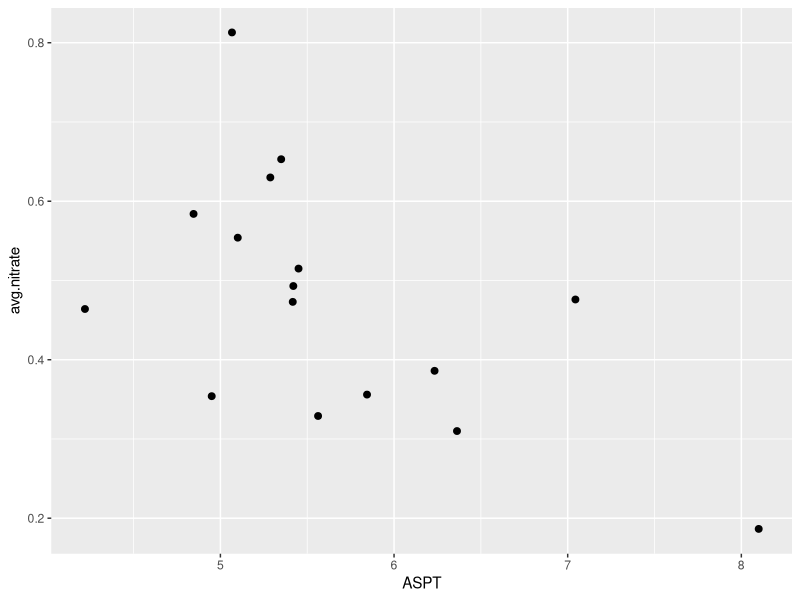
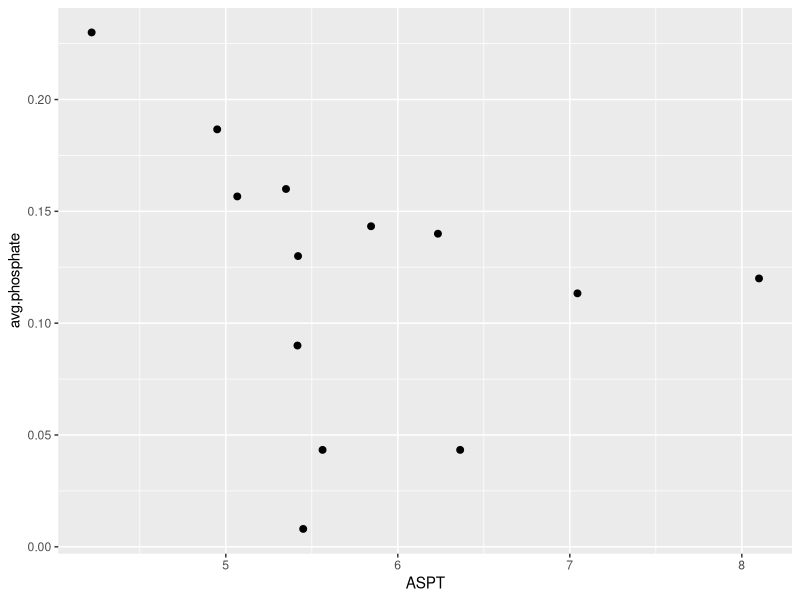
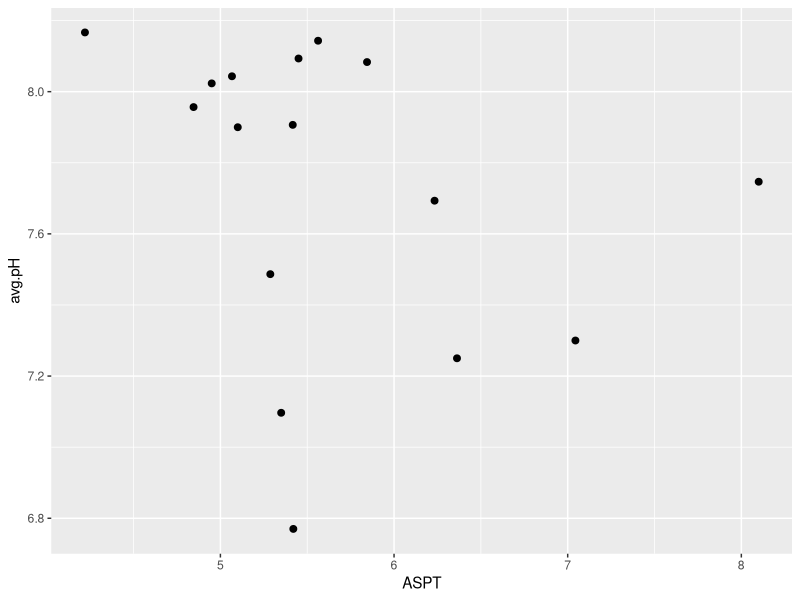
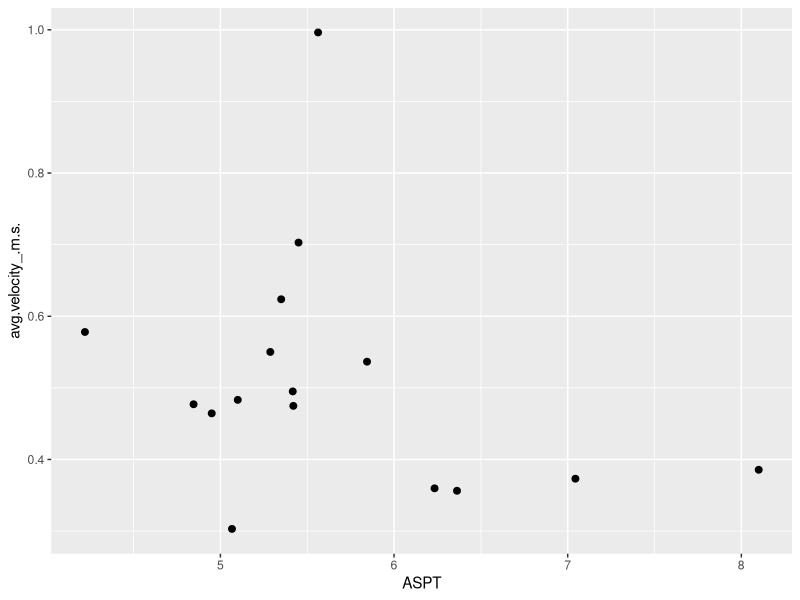
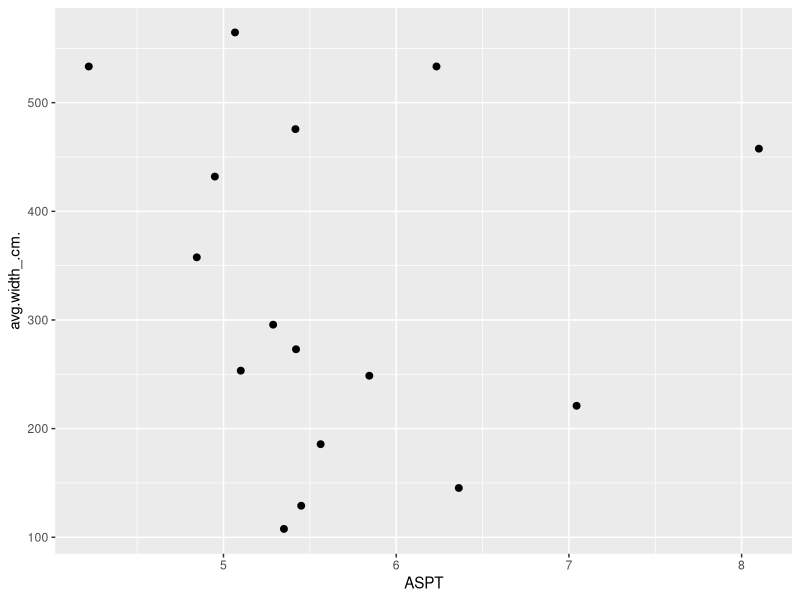
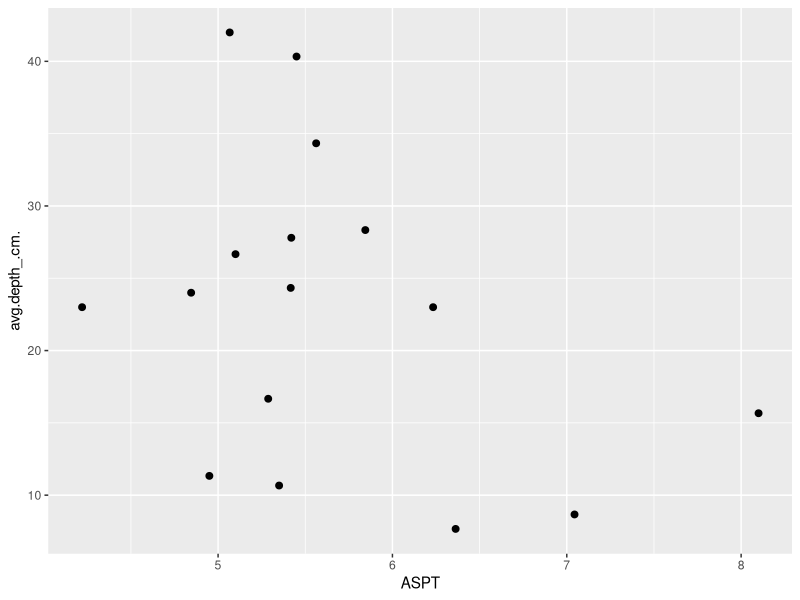
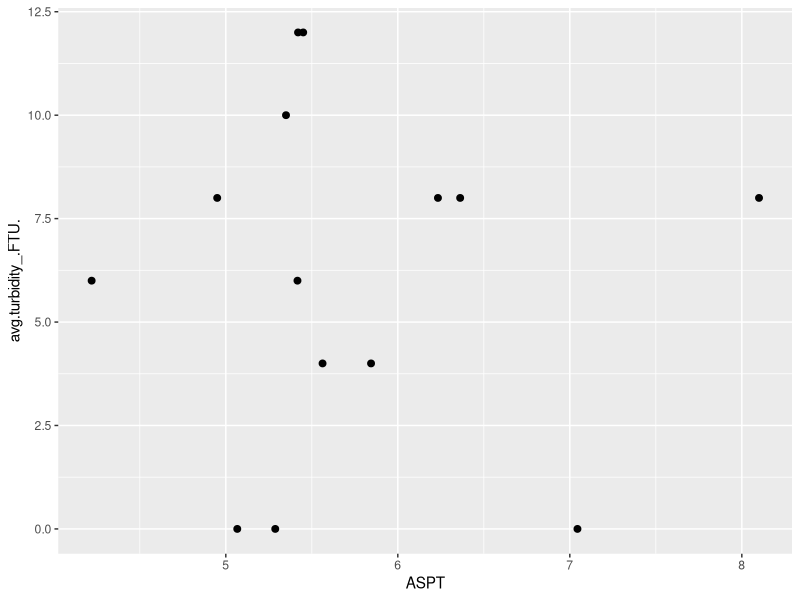
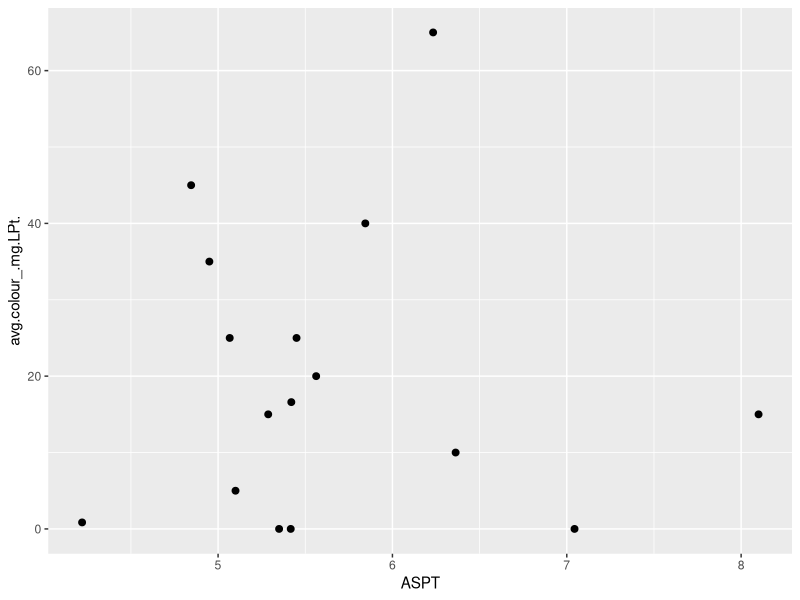

Reproduce these figures in R, in order. (Note: this script raises an error after producing the figures.)
# EES Field Course - Group 1 - Freshwater Invertebrates and Water Quality
# Emma Gemal, s1758915@sms.ed.ac.uk
# Last edited: 13/9/2020

## Library ----
library(tidyverse)


# load data
all_data <- read.csv("Data/alldata_missingvalues.csv")

## Data manipulation ----
str(all_data)
all_data <- all_data %>% 
  slice(-c(17:27))

imp_data <- all_data %>% 
  subset(select = -c(date, 
                     time_sampled, 
                     site_description, 
                     weather_conditions)) %>% 
  subset(select = -c(96:124))

str(imp_data)

## Relationship exploration ----
# nitrate
no_aspt <- ggplot(imp_data, aes(x = ASPT, y = avg.nitrate)) +
                  geom_point(size = 2)
no_aspt   # lower NO3- in higher water qualities 

# phosphate
po_aspt <- ggplot(imp_data, aes(x = ASPT, y = avg.phosphate)) +
  geom_point(size = 2)
po_aspt   # high PO43- at low water qualities, spread at higher water qualities 

# pH
pH_aspt <- ggplot(imp_data, aes(x = ASPT, y = avg.pH)) +
  geom_point(size = 2)
pH_aspt   # more alkaline at lower water qualities, but not very correlated at all 

# velocity
vel_aspt <- ggplot(imp_data, aes(x = ASPT, y = avg.velocity_.m.s.)) +
                   geom_point(size = 2)
vel_aspt   # spread of velocities at lower water qualities, a bit of a decline in velocity with quality

# width
width_aspt <- ggplot(imp_data, aes(x = ASPT, y = avg.width_.cm.)) +
                     geom_point(size = 2)
width_aspt   # a spread 

# depth
depth_aspt <- ggplot(imp_data, aes(x = ASPT, y = avg.depth_.cm.)) +
                     geom_point(size = 2)
depth_aspt   # a spread across low water qualities, lower depth at higher water qualities 

# turbidity 
turb_aspt <- ggplot(imp_data, aes(x = ASPT, y = avg.turbidity_.FTU.)) +
                     geom_point(size = 2)
turb_aspt   # a spread, no real relationship 

# color
colour_aspt <- ggplot(imp_data, aes(x = ASPT, y = avg.colour_.mg.LPt.)) +
                     geom_point(size = 2)
colour_aspt   # a spread, no real relationship 

# conductivity 
cond_aspt <- ggplot(imp_data, aes(x = ASPT, y = avg.conductivity_.uS.cm.)) +
                    geom_point(size = 2)
cond_aspt   # a cluster across water qualities 


## Model exploration ----
wq_model1 <- lm(ASPT ~ avg.nitrate, data = imp_data)  
summary(wq_model1)
    # intercept = 7.2712
    # slope = -3.4430
    # p-value = 0.02085

wq_model2 <- lm(ASPT ~ avg.phosphate, data = imp_data)  
summary(wq_model2)
    # p-value = 0.251 (don't use phosphate as the main parameter)

wq_model3 <- lm(ASPT ~ avg.pH, data = imp_data)  
summary(wq_model3)
    # p-value = 0.2564 (don't use pH as the main parameter)

wq_model4 <- lm(ASPT ~ avg.velocity_.m.s., data = imp_data)  
summary(wq_model4)
    # p-values = 0.255 (don't use velocity as the main parameter)

wq_model5 <- lm(ASPT ~ avg.conductivity_.uS.cm., data = imp_data)  
summary(wq_model5)
    # p-value = 0.04749 

wq_model6 <- lm(ASPT ~ avg.depth_.cm., data = imp_data)  
summary(wq_model6)
    # p-value = 0.1688 (don't use depth as the main parameter)


# deduction model (start with everything)
wq_dm1 <- lm(ASPT ~ avg.nitrate 
                + avg.phosphate
                + avg.conductivity_.uS.cm.
                + avg.pH
                + avg.velocity_.m.s.
                + avg.depth_.cm.
                + avg.colour_.mg.LPt.
                + avg.turbidity_.FTU.
                + avg.sediment_.cm.
                + BOD_DO., data = imp_data)  
summary(wq_model7)
    # p-value = 0.2086

wq_dm2 <- lm(ASPT ~ avg.conductivity_.uS.cm. 
                + avg.phosphate
                + avg.nitrate
                + avg.pH
                + avg.velocity_.m.s.
                + avg.depth_.cm.
                + avg.colour_.mg.LPt.
                + avg.turbidity_.FTU.
                + avg.sediment_.cm.
                + BOD_DO., data = imp_data)  
summary(wq_dm2)
    # p-value = 0.507 (don't use conductivity as the main parameter)

wq_dm3 <- lm(ASPT ~ avg.nitrate 
             + avg.phosphate
             + avg.conductivity_.uS.cm.
             + avg.pH
             + avg.velocity_.m.s.
             + avg.depth_.cm.
             + avg.colour_.mg.LPt.
             + avg.turbidity_.FTU.
             + BOD_DO., data = imp_data)  
summary(wq_dm3)
    # p-value = 0.303 (removing sediment size made it worse)

wq_dm4 <- lm(ASPT ~ avg.nitrate 
             + avg.phosphate
             + avg.conductivity_.uS.cm.
             + avg.pH
             + avg.velocity_.m.s.
             + avg.depth_.cm.
             + avg.colour_.mg.LPt.
             + avg.sediment_.cm.
             + BOD_DO., data = imp_data)  
summary(wq_dm4)
    # p-value = 0.5105 (removing turbidity made it way worse, so it's needed)

wq_dm5 <- lm(ASPT ~ avg.nitrate 
             + avg.phosphate
             + avg.conductivity_.uS.cm.
             + avg.pH
             + avg.velocity_.m.s.
             + avg.depth_.cm.
             + avg.turbidity_.FTU.
             + avg.sediment_.cm.
             + BOD_DO., data = imp_data)  
summary(wq_dm5)
    # p-value = 0.2932 (removing color doesn't have a massive impact)

wq_dm6 <- lm(ASPT ~ avg.nitrate 
             + avg.phosphate
             + avg.conductivity_.uS.cm.
             + avg.pH
             + avg.velocity_.m.s.
             + avg.depth_.cm.
             + avg.colour_.mg.LPt.
             + avg.turbidity_.FTU.
             + avg.sediment_.cm., data = imp_data)  
summary(wq_dm6)
    # p-value = 0.2943 (removing BOD doesn't have a massive impact)

wq_dm7 <- lm(ASPT ~ avg.nitrate 
             + avg.phosphate
             + avg.conductivity_.uS.cm.
             + avg.pH
             + avg.velocity_.m.s.
             + avg.colour_.mg.LPt.
             + avg.turbidity_.FTU.
             + avg.sediment_.cm.
             + BOD_DO., data = imp_data)  
summary(wq_dm7)
    # p-value = 0.2893 (removing depth doesn't have a massive impact)

wq_dm8 <- lm(ASPT ~ avg.nitrate 
             + avg.phosphate
             + avg.conductivity_.uS.cm.
             + avg.pH
             + avg.depth_.cm.
             + avg.colour_.mg.LPt.
             + avg.turbidity_.FTU.
             + avg.sediment_.cm.
             + BOD_DO., data = imp_data)  
summary(wq_dm8)
    # p-value = 0.2833 (removing velocity has the least effect so far)

wq_dm9 <- lm(ASPT ~ avg.nitrate 
             + avg.phosphate
             + avg.conductivity_.uS.cm.
             + avg.velocity_.m.s.
             + avg.depth_.cm.
             + avg.colour_.mg.LPt.
             + avg.turbidity_.FTU.
             + avg.sediment_.cm.
             + BOD_DO., data = imp_data) 
summary(wq_dm9)
    # p-value = 0.6141 (removing pH has a large effect, needs to be kept)

wq_dm10 <- lm(ASPT ~ avg.nitrate 
             + avg.conductivity_.uS.cm.
             + avg.pH
             + avg.velocity_.m.s.
             + avg.depth_.cm.
             + avg.colour_.mg.LPt.
             + avg.turbidity_.FTU.
             + avg.sediment_.cm.
             + BOD_DO., data = imp_data) 
summary(wq_dm10)
    # p-value = 0.4015 (removing phosphate has a large effect, should be kept)

wq_elim_m1 <- lm(ASPT ~ avg.nitrate 
             + avg.phosphate
             + avg.conductivity_.uS.cm.
             + avg.pH
             + avg.colour_.mg.LPt.
             + avg.turbidity_.FTU.
             + avg.sediment_.cm.
             + BOD_DO., data = imp_data) 
summary(wq_elim_m1)
    # p-value = 0.1392 (velocity and depth removed, improved from original)

wq_elim_m2 <- lm(ASPT ~ avg.nitrate 
                 + avg.phosphate
                 + avg.conductivity_.uS.cm.
                 + avg.pH
                 + avg.colour_.mg.LPt.
                 + avg.turbidity_.FTU.
                 + avg.sediment_.cm., data = imp_data) 
summary(wq_elim_m2)
    # p-value = 0.06042 (removed BOD, as well as velocity and depth, improved even more)

wq_elim_m3 <- lm(ASPT ~ avg.nitrate 
                 + avg.phosphate
                 + avg.conductivity_.uS.cm.
                 + avg.pH
                 + avg.turbidity_.FTU.
                 + avg.sediment_.cm., data = imp_data) 
summary(wq_elim_m3)
    # p-value = 0.04626 (removed color, plus BOD, velocity and depth, improved even more)

wq_elim_m4 <- lm(ASPT ~ avg.nitrate 
                 + avg.phosphate
                 + avg.conductivity_.uS.cm.
                 + avg.pH
                 + avg.turbidity_.FTU., data = imp_data) 
summary(wq_elim_m4)
    # p-value = 0.02674 (removed sediment size, plus color, BOD, velocity, depth, it's even better)

